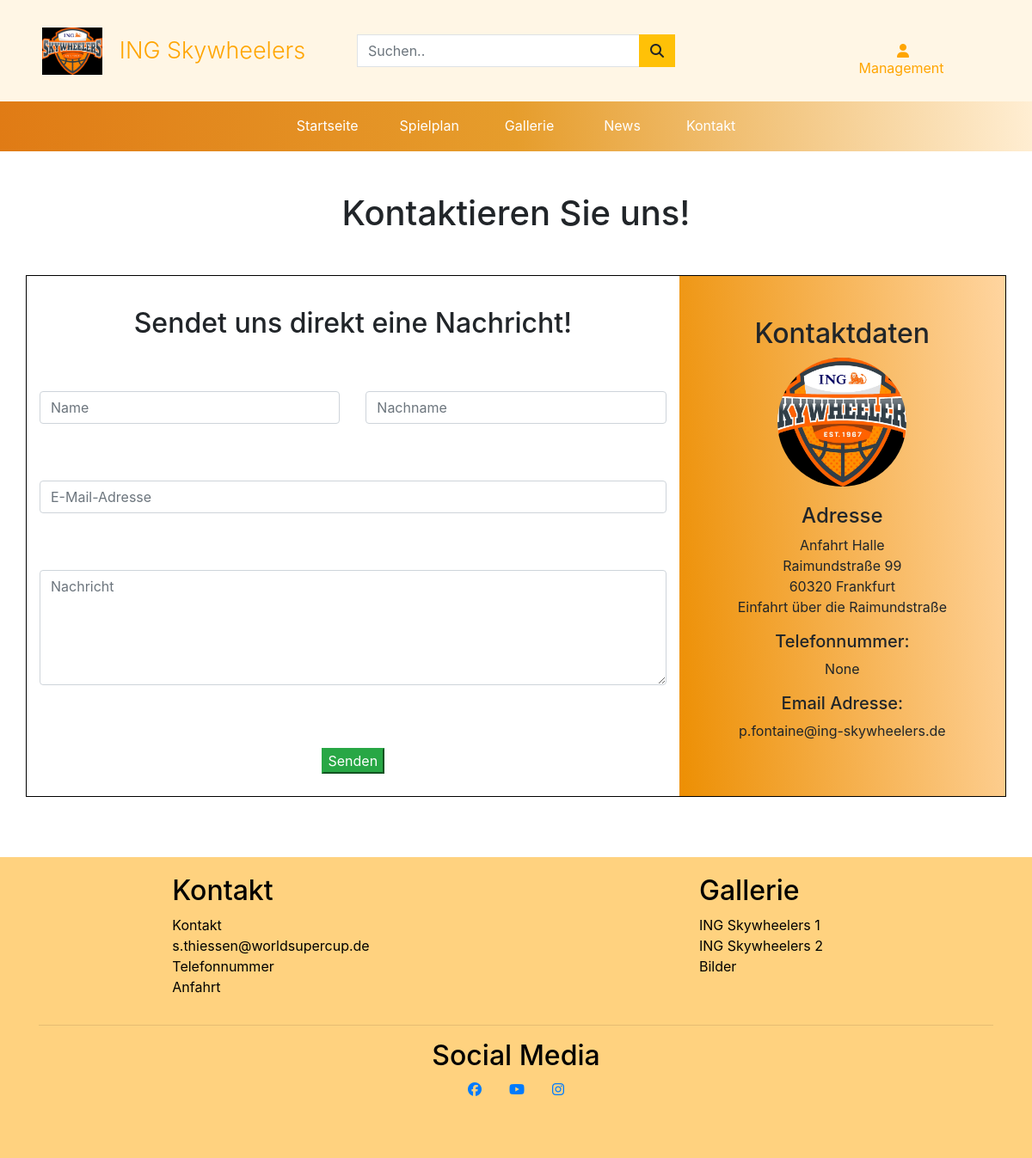
Page /kontakt/ on the committed database.
### contact/models.py (models this page shows)
class ContactInfo(models.Model):
    contactHeading = models.CharField(max_length=100, null=False, blank=False, default='')
    name = models.CharField(max_length=100, null=False, blank=False, default='')
    image = models.ImageField(null=False, blank=False)
    addressLine1 = models.CharField(max_length=100, null=True, blank=True, default='')
    addressLine2 = models.CharField(max_length=100, null=True, blank=True, default='')
    addressLine3 = models.CharField(max_length=100, null=True, blank=True, default='')
    addressLine4 = models.CharField(max_length=100, null=True, blank=True, default='')
    phoneHeading = models.CharField(max_length=40, null=True, blank=True, default='')
    phoneNumber =  models.CharField(max_length=20, null=True, blank=True, default='')
    emailHeading = models.CharField(max_length=20, null=True, blank=True, default='')
    email = models.EmailField(max_length=100, null=True, blank=True, default='')

### contact/views.py (the view)
# urls.py: path('', views.contactPage, name='contactPage'),
def contactPage(request):
    contact_information = ContactInfo.objects.all()
    context = {
        'contact_info': contact_information,
    }
    return render(request, "contact/contact.html", context)

### contact/templates/contact/contact.html (shortened to what this page needs)
{% extends 'base.html' %}
{% load static %}
{% block css %}
<link rel="stylesheet" href="{% static 'contact/css/contact.css' %}">
{% endblock %}
{% block content %}
<section class="my-5">
    <div class="container-fluid text-center">
        <h1>Kontaktieren Sie uns!</h1>
    </div>
</section>
<section class="d-flex justify-content-center">
    <div class="container" id="message-section">
        <form method="post" enctype="text/plain">
            <div class="row">
                <div class="col-12 col-md-8 text-center form-flex" id="contactForm">
                    <div class="row">
                        <div class="col-12">
                            <div class="form-heading">
                                <h2>Sendet uns direkt eine Nachricht!</h2>
                            </div>
                        </div>
                    </div>
                    <div class="row">
                        <div class="col-12 col-md-6 input-padding">
                            <input type="text" name="name" id="name" placeholder="Name" class="form-control"
                                required /><br>
                        </div>
                        <div class="col-12 col-md-6 input-padding">
                            <input type="text" name="surname" id="surname" placeholder="Nachname" class="form-control"
                                required /><br>
                        </div>
                    </div>
                    <div class="row input-padding">
                        <div class="col-12">
                            <input type="email" name="email" id="email" placeholder="E-Mail-Adresse"
                                class="form-control" required /><br>
                        </div>
                    </div>
                    <div class="row input-padding">
                        <div class="col-12">
                            <textarea name="Nachricht" id="contactMessage" placeholder="Nachricht" class="form-control"
                                rows="5" required></textarea>
                        </div>
                    </div>
                    <div class="container">
                        <div class="row input-padding justify-content-center">
                            <div class="formsSubmit center-form">
                                <input type="submit" value="Senden" id="submitBtn" class="btn-success" />
                            </div>
                        </div>
                    </div>
                </div>
                <div class="d-md-block d-none col-md-4 text-center kontakt-space">
                    <div class="kontakt-infos-BG py-5">
                        {% for contact in contact_info %}
                        <h2>{{ contact.contactHeading }}</h2>
                        <div class="contact-image" style="background-image: url('{{ contact.image.url }}')"></div>
                        <ul class="no-left-padding">
                            <h4 class="text-center">{{ contact.name }}</h4>
                            <li class="no-list-style">{{ contact.addressLine1 }}</li>
                            <li class="no-list-style">{{ contact.addressLine2 }}</li>
                            <li class="no-list-style">{{ contact.addressLine3 }}</li>
                            <li class="no-list-style">{{ contact.addressLine4 }}</li>
                        </ul>
                        <ul class="no-left-padding">
                            <h5 class="no-list-style">{{ contact.phoneHeading }}</h5>
                            <li class="no-list-style">{{ contact.phoneNumber }}</li>
                        </ul>
                        <ul class="no-left-padding">
                            <h5 class="no-list-style">{{ contact.emailHeading }}</h5>
                            <li class="no-list-style">{{ contact.email}}</li>
                        </ul>
                        {% endfor %}
                    </div>
                </div>
            </div>
        </form>
    </div>
</section>
{% endblock %}

### static/css/base.css (style rules this page uses)
.no-list-style { list-style: none; }

### contact/static/contact/css/contact.css (style rules this page uses)
#message-section { border: solid 1px black; margin-bottom: 70px; }
.contact-image { width: 150px; height: 150px; margin-bottom: 20px; border-radius: 50%; background-position: center; background-size: cover; }
.kontakt-infos-BG { width: 100%; background-image: linear-gradient(265deg, #ffd5a0, #ED8F03); display: flex; align-items: center; flex-direction: column; }
.form-flex { display: flex; flex-flow: column; justify-content: space-around; }
.input-padding { padding-bottom: 10px; }
.form-heading { padding: 20px 0; }
.no-left-padding { padding-left: 0; }
.kontakt-space { padding: 0; }

### rows in the picture
ContactInfo: contactHeading "Kontaktdaten", image (picture), name "Adresse", addressLine1 "Anfahrt Halle", addressLine2 "Raimundstraße 99", addressLine3 "60320 Frankfurt", addressLine4 "Einfahrt über die Raimundstraße", phoneHeading "Telefonnummer:", phoneNumber "None", emailHeading "Email Adresse:", email "p.fontaine@ing-skywheelers.de"
